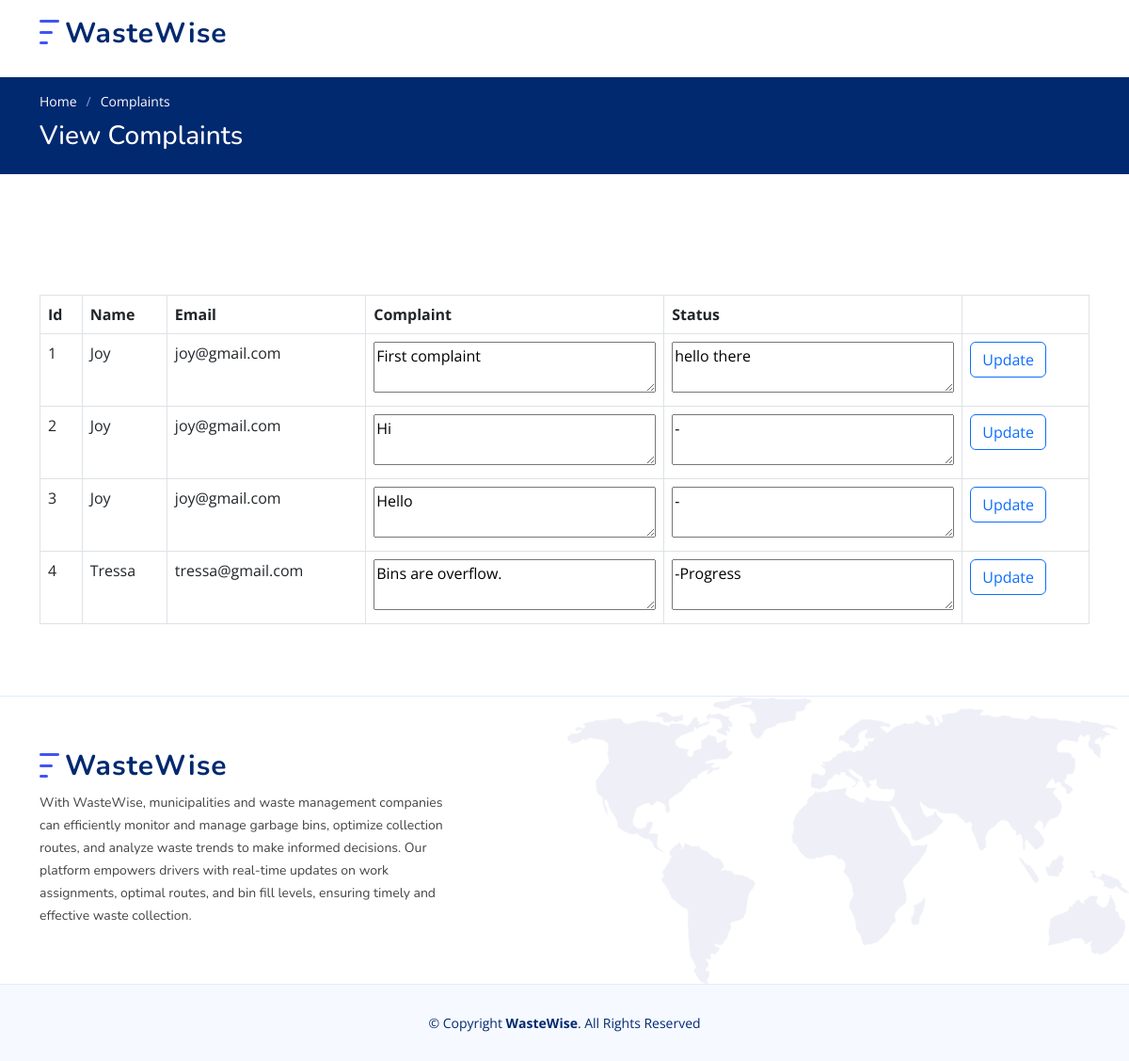
Before: /view_users_complaint/ (signed in) with the older database file.
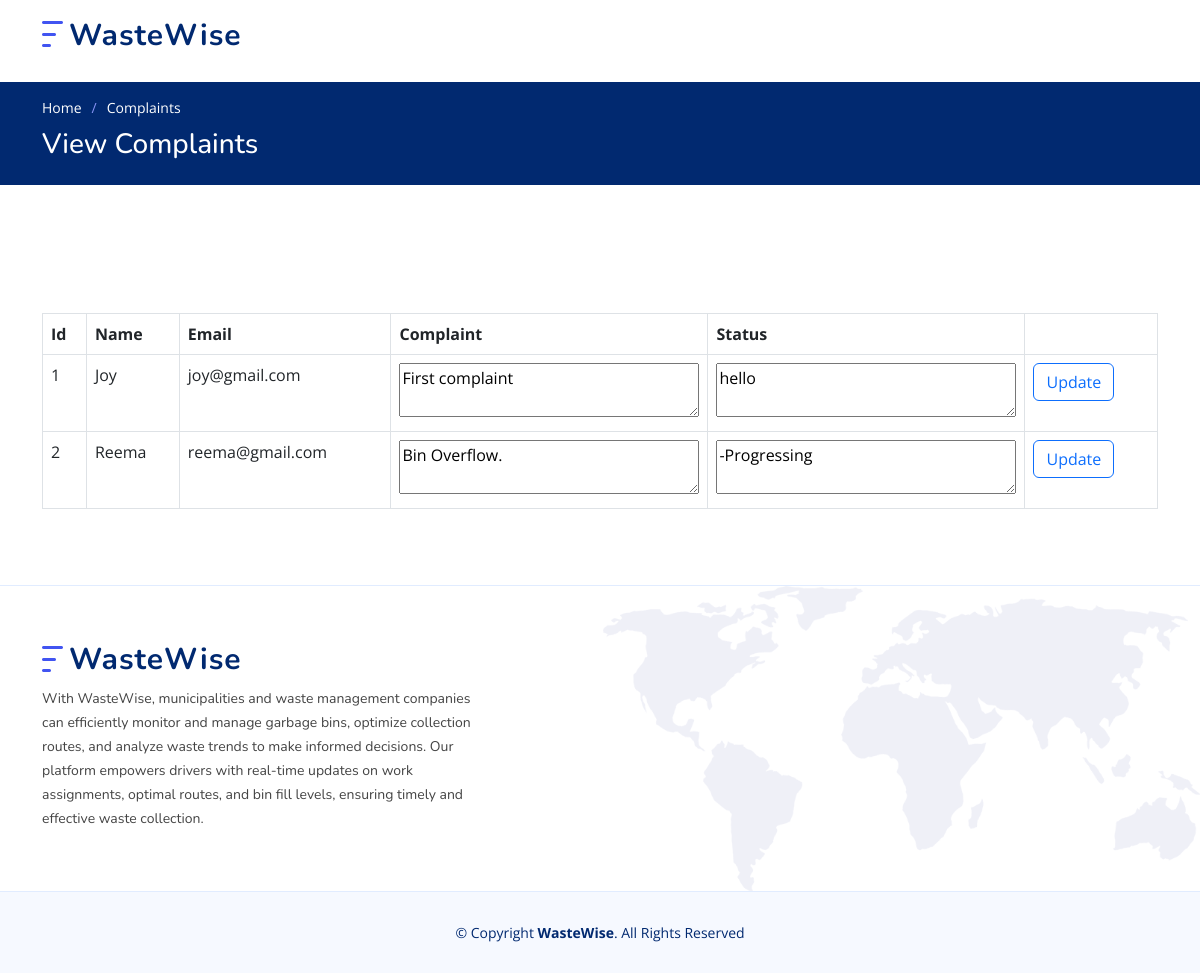
After: the same page with the newer database file.
### w_app/models.py (models this page shows)
class Complaints(models.Model):
    S_id=models.IntegerField(primary_key=True)
    c_name=models.CharField(max_length=255)
    c_email=models.CharField(max_length=255)
    complaint=models.CharField(max_length=400)
    status=models.CharField(max_length=255,default="-")

### w_app/views.py (the view)
# urls.py: path('view_users_complaint/', view_users_complaint, name="view_users_complaint"),
@never_cache
def view_users_complaint(request):
	if 'uid' in request.session:
		a=Complaints.objects.all()
		return render(request, 'view_users_complaint.html',{'drv':a})
	else:
		return render(request, 'sign_in.html')

### w_app/templates/view_users_complaint.html (shortened to what this page needs)
{% load static %}
<!DOCTYPE html>
<html lang="en">
<head>
  <link href="{% static 'assets/vendor/aos/aos.css' %}" rel="stylesheet">
  <link href="{% static 'assets/vendor/bootstrap/css/bootstrap.min.css' %}" rel="stylesheet">
  <link href="{% static 'assets/vendor/bootstrap-icons/bootstrap-icons.css' %}" rel="stylesheet">
  <link href="{% static 'assets/vendor/glightbox/css/glightbox.min.css' %}" rel="stylesheet">
  <link href="{% static 'assets/vendor/remixicon/remixicon.css' %}" rel="stylesheet">
  <link href="{% static 'assets/vendor/swiper/swiper-bundle.min.css' %}" rel="stylesheet">
  <link href="{% static 'assets/css/style.css' %}" rel="stylesheet">
</head>
<body>
  <header id="header" class="header fixed-top">
    <div class="container-fluid container-xl d-flex align-items-center justify-content-between">
      <a href="{% url 'show_home_admin' %}" class="logo d-flex align-items-center">
        <img src="{% static 'assets/img/logo.png' %}" alt="">
        <span>WasteWise</span>
      </a>
      <nav id="navbar" class="navbar">
        <i class="bi bi-list mobile-nav-toggle"></i>
      </nav>
    </div>
  </header>
  <main id="main">
    <section class="breadcrumbs">
      <div class="container">
        <ol>
          <li><a href="{% url 'show_home_admin' %}">Home</a></li>
          <li>Complaints</li>
        </ol>
        <h2>View Complaints</h2>
      </div>
    </section>
    <br>
    <br>
    <section class="inner-page">
      <div class="container">
      <div class="row">
        <div class="col-md-12">
          <div class="table-wrapper" style="overflow-x: auto; margin-top: 20px;">
            <table class="table table-bordered  table-hover">
              <thead>
                <tr>
                  <th>Id</th>
                  <th>Name</th>
                  <th>Email</th>
                  <th>Complaint</th>
                  <th>Status</th>
                  <th></th>
                </tr>
              </thead>
              <tbody>
                {% for i in drv %}
                  <tr scope="row">
                    <form action="{% url 'edit_cmp_status' %}" method="POST">
                        <td>{{i.S_id}}<input type="text" name="S_id" value="{{i.S_id}}" hidden></td>
                        <td>{{i.c_name}}</td>
                        <td>{{i.c_email}}</td>
                        <td style="width: 300px;"><textarea readonly style="width: 300px;">{{i.complaint}}</textarea></td>
                        <td style="width: 300px;"><textarea name="cmpsta" style="width: 300px;" required>{{i.status}}</textarea></td>
                        <td><input type="submit" class="btn btn-outline-primary" name="edi" id="edi" value="Update"></td>
                    </form>
                  </tr>
                {% endfor %}
            </tbody>
            </table>
          </div>
        </div>
      </div>
    </div>
    </section>
  </main>
  <footer id="footer" class="footer">
    <div class="footer-top">
      <div class="container">
        <div class="row gy-4">
          <div class="col-lg-5 col-md-12 footer-info">
            <a href="{% url 'show_home_admin' %}" class="logo d-flex align-items-center">
              <img src="{% static 'assets/img/logo.png' %}" alt="">
              <span>WasteWise</span>
            </a>
            <p>
                With WasteWise, municipalities and waste management companies can efficiently monitor and manage garbage bins, optimize collection routes, and analyze waste trends to make informed decisions. Our platform empowers drivers with real-time updates on work assignments, optimal routes, and bin fill levels, ensuring timely and effective waste collection.
            </p>
          </div>
    </div>
      </div>
    </div>
    <div class="container">
      <div class="copyright">
        &copy; Copyright <strong><span>WasteWise</span></strong>. All Rights Reserved
      </div>
    </div>
  </footer>
</body>
</html>

Changed rows visible on the page:
removed Complaints: S_id "3", c_name "Joy", c_email "joy@gmail.com", complaint "Hello", cmpsta "-"
removed Complaints: S_id "4", c_name "Tressa", c_email "tressa@gmail.com", complaint "Bins are overflow.", cmpsta "-Progress"
changed Complaints "Joy": cmpsta "hello there" → "hello"
changed Complaints id 2: c_name "Joy" → "Reema"; c_email "joy@gmail.com" → "reema@gmail.com"; complaint "Hi" → "Bin Overflow."; cmpsta "-" → "-Progressing"
